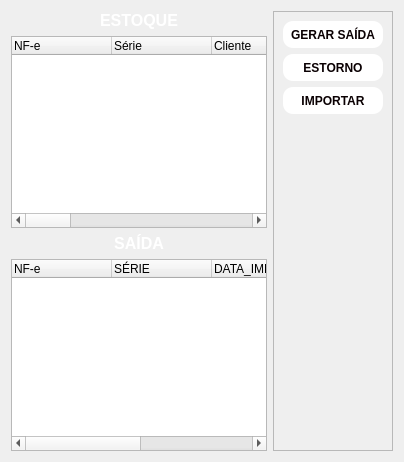
          <widget class="QWidget" name="tab">
           <attribute name="title">
            <string>BASE</string>
           </attribute>
           <layout class="QVBoxLayout" name="verticalLayout_7">
            <item>
             <layout class="QHBoxLayout" name="horizontalLayout_3">
              <item>
               <layout class="QVBoxLayout" name="verticalLayout_6">
                <item>
                 <layout class="QVBoxLayout" name="verticalLayout_5">
                  <item>
                   <widget class="QLabel" name="label_3">
                    <property name="styleSheet">
                     <string notr="true">color: rgb(255, 255, 255);</string>
                    </property>
                    <property name="text">
                     <string>&lt;html&gt;&lt;head/&gt;&lt;body&gt;&lt;p align=&quot;center&quot;&gt;&lt;span style=&quot; font-size:12pt; font-weight:600; color:#ffffff;&quot;&gt;ESTOQUE&lt;/span&gt;&lt;/p&gt;&lt;/body&gt;&lt;/html&gt;</string>
                    </property>
                   </widget>
                  </item>
                  <item>
                   <widget class="QTreeWidget" name="tw_estoque">
                    <column>
                     <property name="text">
                      <string>NF-e</string>
                     </property>
                    </column>
                    <column>
                     <property name="text">
                      <string>Série</string>
                     </property>
                    </column>
                    <column>
                     <property name="text">
                      <string>Cliente</string>
                     </property>
                    </column>
                    <column>
                     <property name="text">
                      <string>Uf</string>
                     </property>
                    </column>
                    <column>
                     <property name="text">
                      <string>Municipio</string>
                     </property>
                    </column>
                    <column>
                     <property name="text">
                      <string>Cod_item</string>
                     </property>
                    </column>
                    <column>
                     <property name="text">
                      <string>Qtd</string>
                     </property>
                    </column>
                    <column>
                     <property name="text">
                      <string>Descrição</string>
                     </property>
                    </column>
                    <column>
                     <property name="text">
                      <string>Uni</string>
                     </property>
                    </column>
                    <column>
                     <property name="text">
                      <string>Espécie</string>
                     </property>
                    </column>
                    <column>
                     <property name="text">
                      <string>Valor</string>
                     </property>
                    </column>
                    <column>
                     <property name="text">
                      <string>Data_importação</string>
                     </property>
                    </column>
                    <column>
                     <property name="text">
                      <string>Usuário</string>
                     </property>
                    </column>
                   </widget>
                  </item>
                 </layout>
                </item>
                <item>
                 <layout class="QVBoxLayout" name="verticalLayout_4">
                  <item>
                   <widget class="QLabel" name="label_2">
                    <property name="styleSheet">
                     <string notr="true">color: rgb(255, 255, 255);</string>
                    </property>
                    <property name="text">
                     <string>&lt;html&gt;&lt;head/&gt;&lt;body&gt;&lt;p align=&quot;center&quot;&gt;&lt;span style=&quot; font-size:12pt; font-weight:600; color:#ffffff;&quot;&gt;SAÍDA&lt;/span&gt;&lt;/p&gt;&lt;/body&gt;&lt;/html&gt;</string>
                    </property>
                   </widget>
                  </item>
                  <item>
                   <widget class="QTreeWidget" name="tw_saida">
                    <column>
                     <property name="text">
                      <string>NF-e</string>
                     </property>
                    </column>
                    <column>
                     <property name="text">
                      <string>SÉRIE</string>
                     </property>
                    </column>
                    <column>
                     <property name="text">
                      <string>DATA_IMPORTAÇÃO</string>
                     </property>
                    </column>
                    <column>
                     <property name="text">
                      <string>DATA_SAÍDA</string>
                     </property>
                    </column>
                    <column>
                     <property name="text">
                      <string>USUÁRIO</string>
                     </property>
                    </column>
                   </widget>
                  </item>
                 </layout>
                </item>
               </layout>
              </item>
              <item>
               <widget class="QFrame" name="frame_2">
                <property name="frameShape">
                 <enum>QFrame::StyledPanel</enum>
                </property>
                <property name="frameShadow">
                 <enum>QFrame::Raised</enum>
                </property>
                <layout class="QVBoxLayout" name="verticalLayout_3">
                 <item>
                  <widget class="QPushButton" name="pushButton_7">
                   <property name="minimumSize">
                    <size>
                     <width>100</width>
                     <height>27</height>
                    </size>
                   </property>
                   <property name="font">
                    <font>
                     <weight>75</weight>
                     <bold>true</bold>
                    </font>
                   </property>
                   <property name="cursor">
                    <cursorShape>PointingHandCursor</cursorShape>
                   </property>
                   <property name="styleSheet">
                    <string notr="true">QPushButton{
color:rgb(10,0,2);
border-radius: 10px;
background-color:#fff;
font-size 14px;
}

QPushButton:hover{
background-color: rgb(85, 255, 127);
color: black

}
</string>
                   </property>
                   <property name="text">
                    <string>GERAR SAÍDA</string>
                   </property>
                  </widget>
                 </item>
                 <item>
                  <widget class="QPushButton" name="btn_estorno">
                   <property name="minimumSize">
                    <size>
                     <width>100</width>
                     <height>27</height>
                    </size>
                   </property>
                   <property name="font">
                    <font>
                     <weight>75</weight>
                     <bold>true</bold>
                    </font>
                   </property>
                   <property name="cursor">
                    <cursorShape>PointingHandCursor</cursorShape>
                   </property>
                   <property name="styleSheet">
                    <string notr="true">QPushButton{
color:rgb(10,0,2);
border-radius: 10px;
background-color:#fff;
font-size 14px;
}

QPushButton:hover{
background-color: rgb(85, 255, 127);
color: black

}
</string>
                   </property>
                   <property name="text">
                    <string>ESTORNO</string>
                   </property>
                  </widget>
                 </item>
                 <item>
                  <widget class="QPushButton" name="btn_importar">
                   <property name="minimumSize">
                    <size>
                     <width>100</width>
                     <height>27</height>
                    </size>
                   </property>
                   <property name="font">
                    <font>
                     <weight>75</weight>
                     <bold>true</bold>
                    </font>
                   </property>
                   <property name="cursor">
                    <cursorShape>PointingHandCursor</cursorShape>
                   </property>
                   <property name="styleSheet">
                    <string notr="true">QPushButton{
color:rgb(10,0,2);
border-radius: 10px;
background-color:#fff;
font-size 14px;
}

QPushButton:hover{
background-color: rgb(85, 255, 127);
color: black

}
</string>
                   </property>
                   <property name="text">
                    <string>IMPORTAR</string>
                   </property>
                  </widget>
                 </item>
                 <item>
                  <spacer name="verticalSpacer">
                   <property name="orientation">
                    <enum>Qt::Vertical</enum>
                   </property>
                   <property name="sizeHint" stdset="0">
                    <size>
                     <width>20</width>
                     <height>40</height>
                    </size>
                   </property>
                  </spacer>
                 </item>
                </layout>
               </widget>
              </item>
             </layout>
            </item>
           </layout>
          </widget>
